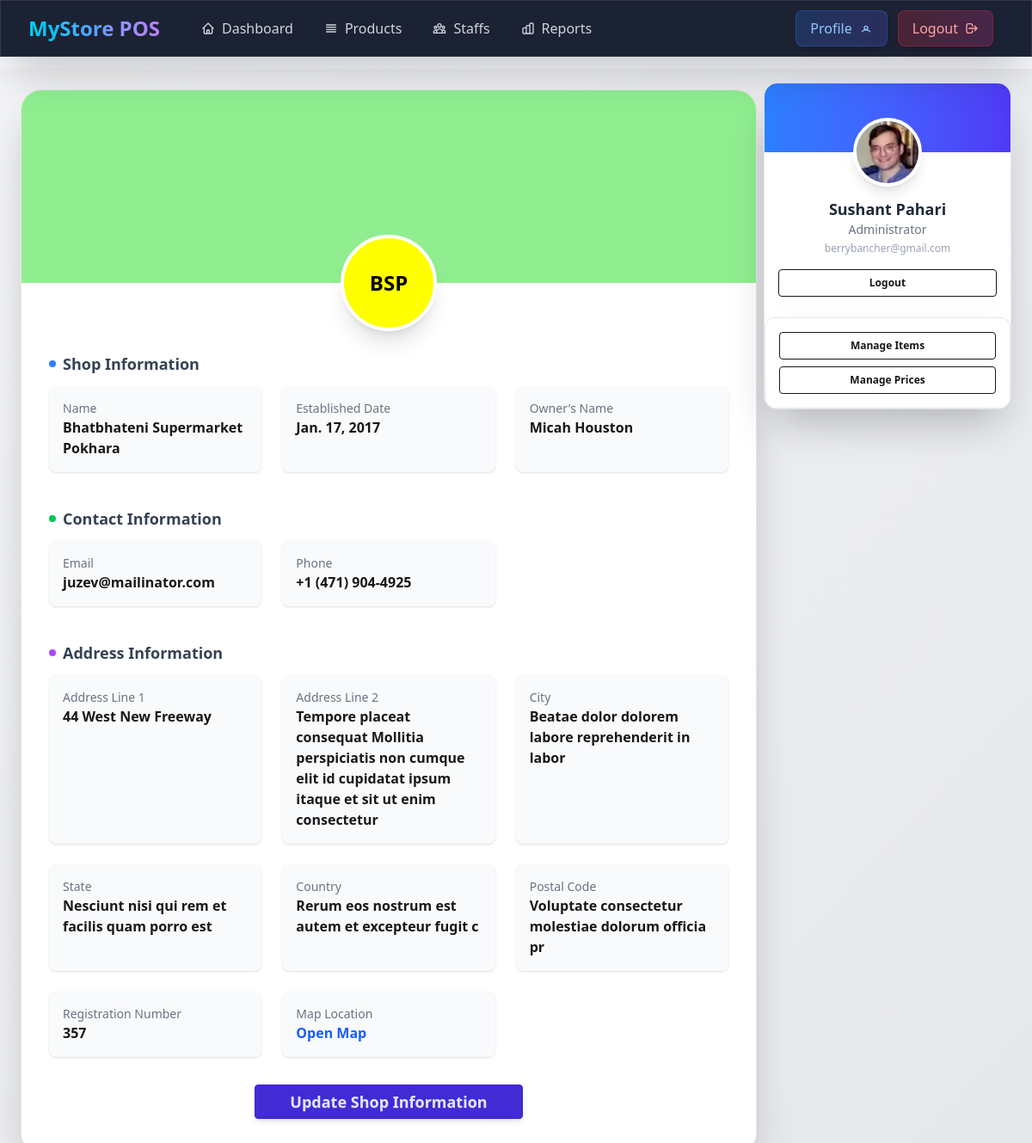
The app's page /shop/profile/ (signed in), older data.
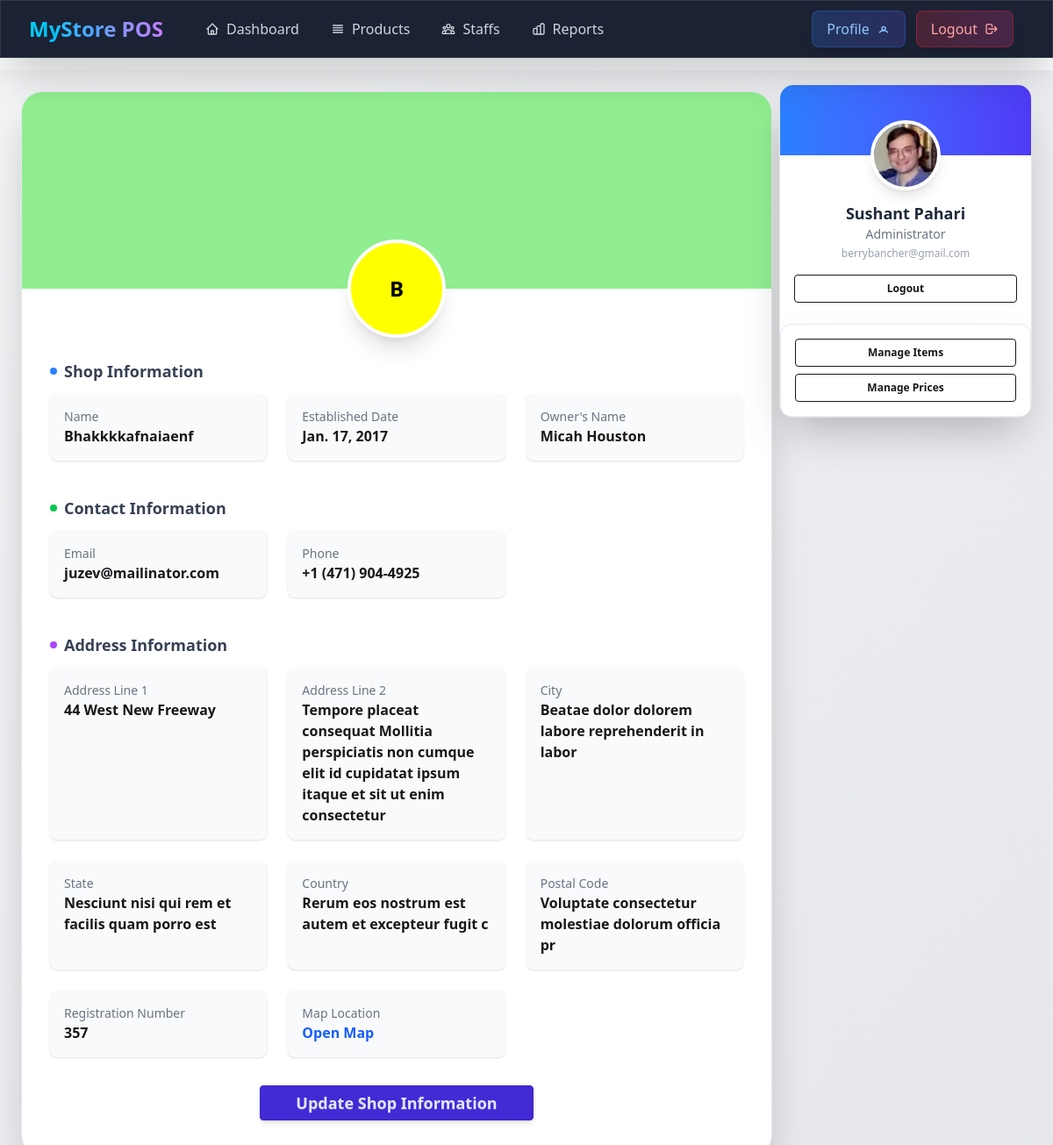
The same page, newer data.
### shop/models.py (models this page shows, shortened)
class Shop(models.Model):
    admin_user = models.OneToOneField("accounts.CustomUser", on_delete=models.CASCADE, related_name='shop')
    name = models.CharField(max_length=255)
    code=models.CharField(max_length=10, unique=True, blank=True, null=True)
    slug = models.SlugField(unique=True,blank=True, null=True)
    owner_name = models.CharField(max_length=255)
    email = models.EmailField(blank=True, null=True)
    phone_number = models.CharField(max_length=20)
    address_line_1 = models.CharField(max_length=255)
    address_line_2 = models.CharField(max_length=255)
    city=models.CharField(max_length=50)
    state=models.CharField(max_length=50)
    country=models.CharField(max_length=50)
    postal_code=models.CharField(max_length=50)
    map_location_url=models.URLField(blank=True, null=True)
    registration_number = models.CharField(max_length=100, blank=True, null=True)
    logo = models.ImageField(upload_to="shop_logos/", blank=True, null=True)
    banner = models.ImageField(upload_to="shop_banners/", blank=True, null=True)
    is_active = models.BooleanField(default=True)
    created_at = models.DateTimeField(auto_now_add=True)
    updated_at = models.DateTimeField(auto_now=True)
    established_date = models.DateField(blank=True, null=True)

### shop/views.py (the view)
# urls.py: path("profile/", views.shop_profile, name="shop_profile"),
@login_required
def shop_profile(request):
    shop_admin = request.user
    try:
        shop_data = shop_admin.shop
    except Exception:
        messages.warning(request, "You need to register your shop first.")
        return redirect("shop:shop_register")
    context = {
        'admin': shop_admin,
        'shop': shop_data
    }
    return render(request, "shop/profile.html", context)

### common/templatetags/text_extras.py (called while the page is built)
@register.filter
def only_shop_name(shop_code):
    shop_short_name=shop_code.split("-")[0]
    return shop_short_name

### shop/templates/shop/profile.html (shortened to what the changed rows need)
{% extends 'base.html' %}
{% load text_extras %}
{% block content %}
<main class="min-h-screen flex justify-center p-6 w-full bg-gradient-to-br from-gray-100 to-gray-200 dark:from-gray-900 dark:to-gray-800 relative lg:pr-80">
    <div class="w-full max-w-5xl shadow-2xl rounded-3xl overflow-hidden bg-white dark:bg-gray-900 border border-gray-200 dark:border-gray-700">
        <div class="relative h-56">
            <div class="absolute -bottom-14 left-1/2 transform -translate-x-1/2">
                {% if shop.logo %}
                    <img src="{{ shop.logo.url }}" alt="Logo"
                        class="w-28 h-28 rounded-full border-4 border-white dark:border-gray-800 shadow-xl object-cover bg-white">
                {% else %}
                    <div class="w-28 h-28 rounded-full border-4 border-white dark:border-gray-800 shadow-xl text-center flex items-center justify-center text-black text-2xl font-bold"
                        style="background-color: yellow">
                        {{ shop.code|only_shop_name }}
                    </div>
                {% endif %}
            </div>
        </div>
        <div class="p-8 pt-20 space-y-10">
            <section>
                <h2 class="flex items-center gap-2 text-lg font-bold text-gray-700 dark:text-gray-300 mb-3">
                    <span class="w-2 h-2 rounded-full bg-blue-500"></span> Shop Information
                </h2>
                <div class="grid md:grid-cols-2 lg:grid-cols-3 gap-6">
                    <div class="p-4 bg-gray-50 dark:bg-gray-800 rounded-lg shadow-sm">
                        <label class="block text-gray-500 text-sm">Name</label>
                        <p class="font-semibold">{{shop.name}}</p>
                    </div>
                    <div class="p-4 bg-gray-50 dark:bg-gray-800 rounded-lg shadow-sm">
                        <label class="block text-gray-500 text-sm">Established Date</label>
                        <p class="font-semibold">{{shop.established_date}}</p>
                    </div>
                    <div class="p-4 bg-gray-50 dark:bg-gray-800 rounded-lg shadow-sm">
                        <label class="block text-gray-500 text-sm">Owner's Name</label>
                        <p class="font-semibold">{{shop.owner_name}}</p>
                    </div>
                </div>
            </section>
            <section>
                <h2 class="flex items-center gap-2 text-lg font-bold text-gray-700 dark:text-gray-300 mb-3">
                    <span class="w-2 h-2 rounded-full bg-green-500"></span> Contact Information
                </h2>
                <div class="grid md:grid-cols-2 lg:grid-cols-3 gap-6">
                    <div class="p-4 bg-gray-50 dark:bg-gray-800 rounded-lg shadow-sm">
                        <label class="block text-gray-500 text-sm">Email</label>
                        <p class="font-semibold">{{shop.email}}</p>
                    </div>
                    <div class="p-4 bg-gray-50 dark:bg-gray-800 rounded-lg shadow-sm">
                        <label class="block text-gray-500 text-sm">Phone</label>
                        <p class="font-semibold">{{shop.phone_number}}</p>
                    </div>
                </div>
            </section>
            <section>
                <h2 class="flex items-center gap-2 text-lg font-bold text-gray-700 dark:text-gray-300 mb-3">
                    <span class="w-2 h-2 rounded-full bg-purple-500"></span> Address Information
                </h2>
                <div class="grid md:grid-cols-2 lg:grid-cols-3 gap-6">
                    <div class="p-4 bg-gray-50 dark:bg-gray-800 rounded-lg shadow-sm">
                        <label class="block text-gray-500 text-sm">Address Line 1</label>
                        <p class="font-semibold">{{shop.address_line_1}}</p>
                    </div>
                    <div class="p-4 bg-gray-50 dark:bg-gray-800 rounded-lg shadow-sm">
                        <label class="block text-gray-500 text-sm">Address Line 2</label>
                        <p class="font-semibold">{{shop.address_line_2}}</p>
                    </div>
                    <div class="p-4 bg-gray-50 dark:bg-gray-800 rounded-lg shadow-sm">
                        <label class="block text-gray-500 text-sm">City</label>
                        <p class="font-semibold">{{shop.city}}</p>
                    </div>
                    <div class="p-4 bg-gray-50 dark:bg-gray-800 rounded-lg shadow-sm">
                        <label class="block text-gray-500 text-sm">State</label>
                        <p class="font-semibold">{{shop.state}}</p>
                    </div>
                    <div class="p-4 bg-gray-50 dark:bg-gray-800 rounded-lg shadow-sm">
                        <label class="block text-gray-500 text-sm">Country</label>
                        <p class="font-semibold">{{shop.country}}</p>
                    </div>
                    <div class="p-4 bg-gray-50 dark:bg-gray-800 rounded-lg shadow-sm">
                        <label class="block text-gray-500 text-sm">Postal Code</label>
                        <p class="font-semibold">{{shop.postal_code}}</p>
                    </div>
                    <div class="p-4 bg-gray-50 dark:bg-gray-800 rounded-lg shadow-sm">
                        <label class="block text-gray-500 text-sm">Registration Number</label>
                        <p class="font-semibold">{{shop.registration_number}}</p>
                    </div>
                </div>
            </section>
        </div>
    </div>
</main>
{% endblock content %}

Row changes from the older to the newer data that the page shows:
changed Shop "Micah Houston": code|only_shop_name "BSP" → "B"; name "Bhatbhateni Supermarket Pokhara" → "Bhakkkkafnaiaenf"
